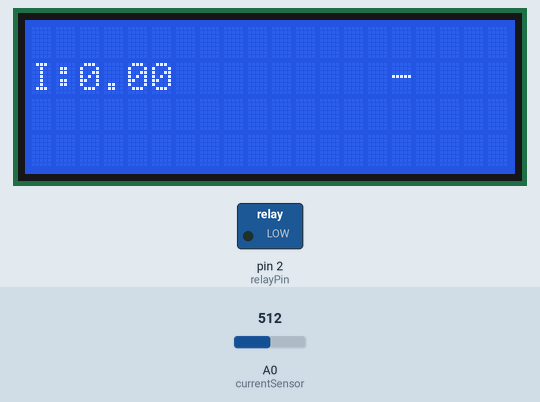
Recording of a sketch running on a simulated Arduino Uno, built with avr-gcc and run on an emulated ATmega328P. Parts: 20×4 character LCD, switched loads named in the sketch (green lamp = pin HIGH). Inputs (shaded band) come from the test bench; at power-on: A0 (currentSensor) = 512. What the sketch prints to the serial monitor is not drawn.

Above: at 1.2 s.
1.3 s: A0 (currentSensor) set to 716
At 3.2 s:
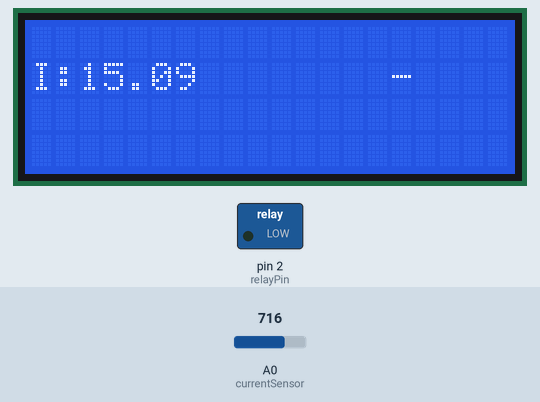
3.5 s: A0 (currentSensor) set to 900
At 5.3 s:
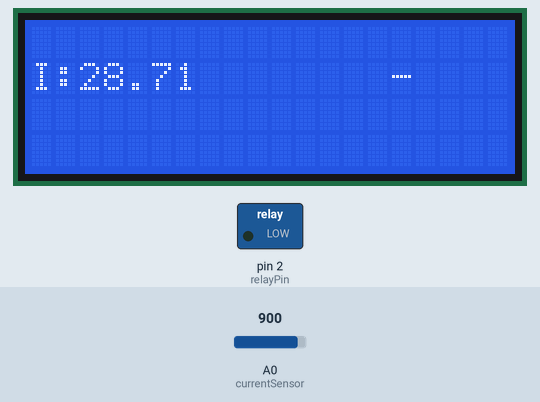
5.6 s: A0 (currentSensor) set to 1023
At 6.6 s:
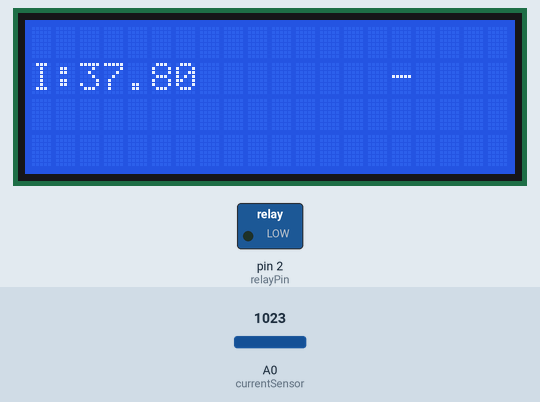
Timing chart, 0 to 8.6 s (numbered marks = the images above; inputs shaded):
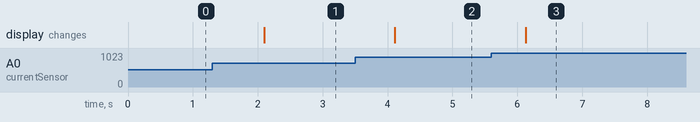

Measured:
- after the input at 1.3 s, the display: changes after 0.80 s (image 1)
- after the input at 3.5 s, the display: changes after 0.61 s (image 2)
- after the input at 5.6 s, the display: changes after 0.53 s (image 3)

The sketch:

ControlUVActividadEstanqueV201806.ino
```cpp
#include <Wire.h> //librería de gestión del I2C (reduce el nº de pines a 4 GND,VCC, SCL(pin A5) y SDA(pin A4)
#include <LiquidCrystal_I2C.h> //librería específica de gestión del display con I2C

/* Autor: Andoni Alonso
   Fecha: Diciembre 12, 2017
   Titulo: Activar "Relay-5V" con lámpara UV cuando se detecta actividad de las bombas del estanque, mostrar en el LCD 16x2 información de
   -situación de la salida
      0123456789012345
     0I7.28 hh:mm:ss O
     1___--ðð__--_____
   Descripcion:
   Conexión del componente al Arduino Uno:
    S: pin 2
    +: 5V
    -: GND
*/

// Definir
int relayPin = 2;
int currentSensor = 0; // Analog input 0
int mVperAmp = 66; // use 100 for 20A Module and 66 for 30A Module
int RawValue = 0; // Input Value
double currentThreshold = 0.7; // Umbral de sensibilidad a la corriente en miliamperios (0.7 para el panel solar y 0.3 para la linterna de petaca.
int ACSoffset = 2500;
double Voltage = 0;
double Amps = 0;

//Conteo del tiempo de actividad
unsigned long time;

//Situación de actividad del relé, en alto es que hay entrada para activar la salida (aunque no se active porque ponemos un periodo refractario de 60000 milisegundos).
boolean relayStatus = false;

//Situación de actividad de la bomba
boolean pumpStatus = false;

//Objeto LCD visor de resultados
//int lcdColumns = 16;
//int lcdLines = 2;
int lcdColumns = 20;
int lcdLines = 4;
LiquidCrystal_I2C lcd (0x27, lcdColumns, lcdLines); //0x27=dirección del lcd, 16=nº de columnas, 2=nº de filas

void setup() {

  // Configuración
  pinMode(relayPin, OUTPUT); // Configurar relay como salida o OUTPUT
  Serial.begin(9600); // Abrir el puerto serie a la velocidad de 9600bps para transmisión de datos.

  Wire.begin(); //Inicializar I2C
  lcd.begin(lcdColumns, lcdLines); //Inicializar I2C
  lcd.clear(); // borrar pantalla
  lcd.backlight(); //activar la luz de fondo (nobacklight() sería para apagar) TODO:decidir el mejor modo en función del resultado in situ
}

void loop() {

  // read the sensor's input
  RawValue = analogRead(currentSensor);
  Voltage = (RawValue * 4.8828125); // Gets you mV 4.8828... = 5000/1024.0;
  Amps = ((Voltage - ACSoffset) / mVperAmp);

  lcdDisplayAmps(Amps); // mostramos el valor en el LCD
  Serial.print("Amps: ");
  Serial.println(Amps);


  Serial.print("mVolts: ");
  Serial.println(Voltage);

  Serial.print("RawValue: ");
  Serial.println(RawValue);


  if (abs(Amps) >= currentThreshold)
  {
    //si el estado del relé era apagado, al tener el sensor activo empezamos a contar el tiempo
    if (!relayStatus)
    {
      time = millis();
      relayStatus = true;
      Serial.print("Empiezo a contar");
    }
    else
    {
      if (millis() - time > 60000 )
      {
        // Accionar el relay
        digitalWrite(relayPin, HIGH); // envia señal alta al relay
        pumpStatus = true;

        Serial.print("Tiempo de espera ha llegado ");
        //Mostrar señal de salida en el LCD
        lcd.setCursor(15, 1);
        lcd.print("O");
        }
    }
  }
  else
  {
    digitalWrite(relayPin, LOW);  // envia señal baja al relay
    //Serial.println("Relay no accionado");
    time = 0;
    relayStatus = false;
    pumpStatus = false;

    //Mostrar señal de salida en el LCD
    lcd.setCursor(15, 1);
    lcd.print("-");

  }

  lcdDisplayTime(); //mostrar la información de tiempo de actividad.
  delay(1000);           // 1 segundo

}

//Mostrar la lectura de la intensidad actual
void lcdDisplayAmps(double Amps){

  //??char AmpsString[5];  //  Hold The Convert Data
  //??dtostrf(Amps,2,2,AmpsString); // dtostrf( [doubleVar] , [sizeBeforePoint] , [sizeAfterPoint] , [WhereToStoreIt] )

  lcd.setCursor(0,1);
  lcd.print("I:");
  //??lcd.print(String(AmpsString));
  lcd.print(Amps,2);

}

//Mostrar la información de tiempo de actividad
void lcdDisplayTime(){
  }
```
